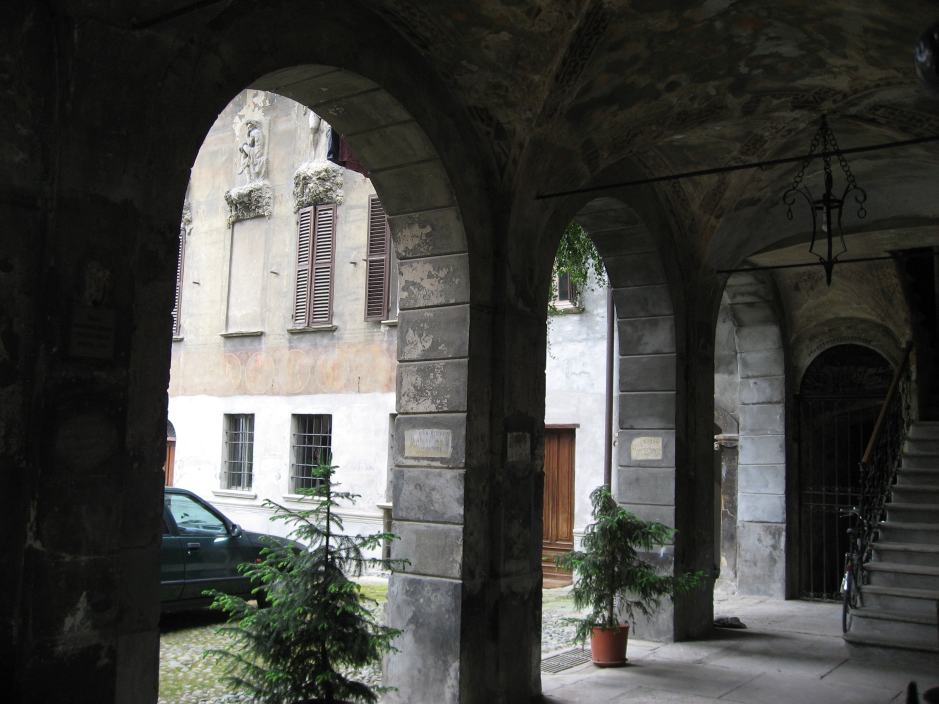
#> input picture data/AquaTermi_lowcontrast.JPG, 2816 x 2112 px (shown at 1/3 size); its folder holds only this picture in this run
$ python -i harris.py   (imports and definitions only)   (Python 2 division)
#> lines starting #> are read from the running program, lines starting #| are printed output that depends on the picture
# harris.py

from PIL import Image
from numpy import *
import matplotlib.pyplot as pyplot
from scipy.ndimage import filters
from scipy.ndimage import measurements,morphology
import imtools

def compute_harris_response(im,sigma=3):
	"""Compute Harris corner detector response"""

	# derivatives
	imx = zeros(im.shape)
	filters.gaussian_filter(im,(sigma,sigma),(0,1),imx)
	imy = zeros(im.shape)
	filters.gaussian_filter(im,(sigma,sigma),(1,0),imy)

	# components
	Wxx = filters.gaussian_filter(imx*imx,sigma)
	Wyy = filters.gaussian_filter(imy*imy,sigma)
	Wxy = filters.gaussian_filter(imx*imy,sigma)

	# determinant and trace; include small epsilon to avoid Wtr = 0
	Wdet = Wxx*Wyy - Wxy**2
	Wtr = Wxx + Wyy + 0.001

	if Wtr.min() == 0:
		print 'Divide by zero'

	return Wdet / Wtr # Should this be Wdet / (Wtr*Wtr) ?

# [105 lines left out: functions get_harris_points, plot_harris_points, get_descriptors, match, match_twosided, appendimages and 1 more, not called in this run]

>>> import cv2
>>> picture = cv2.imread('data/AquaTermi_lowcontrast.JPG', cv2.IMREAD_GRAYSCALE)
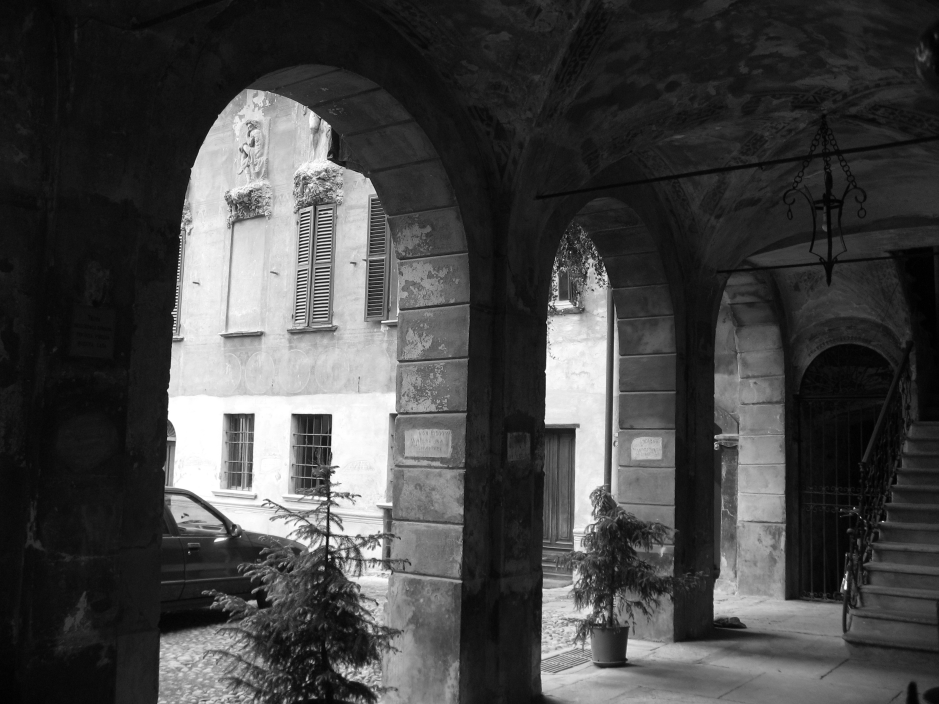
#> picture: shape (2112, 2816) (shown at 1/3 size); min 0, max 255, mean 69.5
>>> result = compute_harris_response(picture)
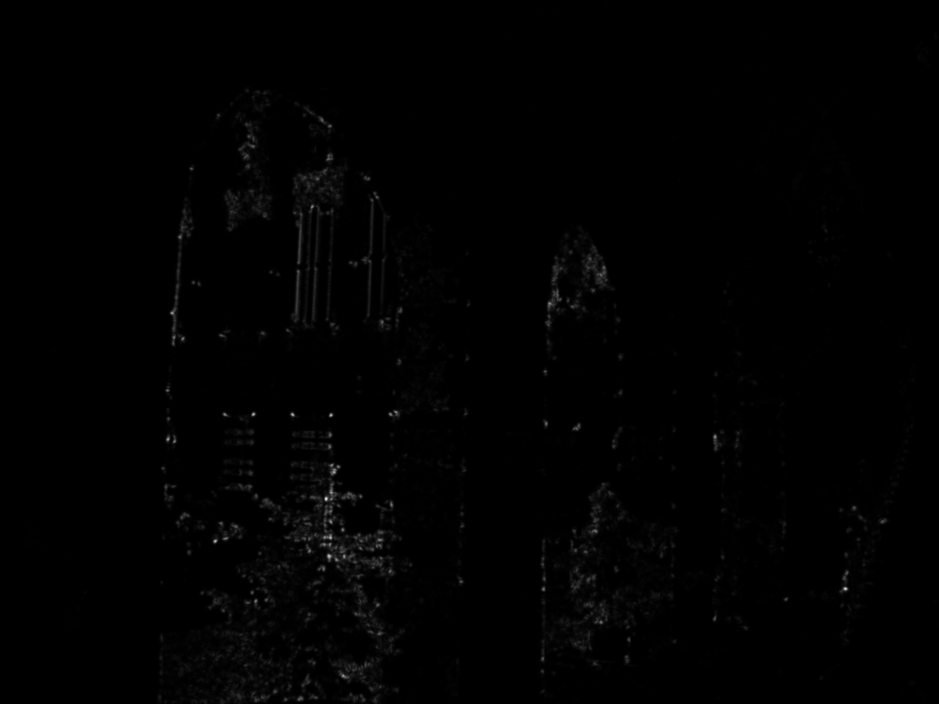
#> result: shape (2112, 2816) float64 (shown at 1/3 size); min 0, max 70.11, mean 0.5; drawn with min black and max white

$ run again, on data/Univ1.jpg
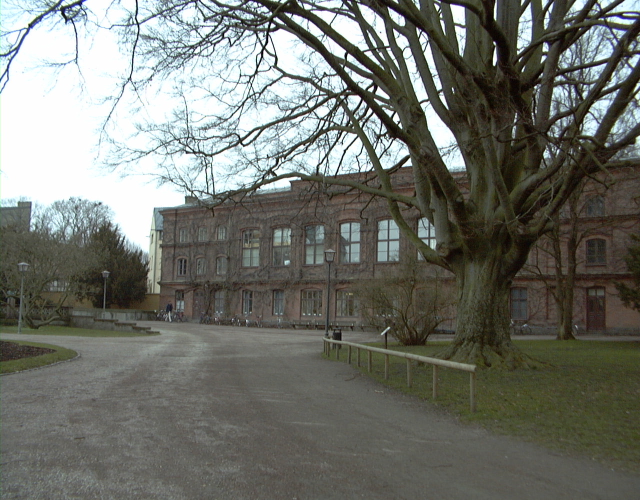
#> input picture data/Univ1.jpg, 1280 x 1000 px (shown at 1/2 size)
#> `picture = cv2.imread('data/AquaTermi_lowcontrast.JPG', cv2.IMREAD_GRAY..`:
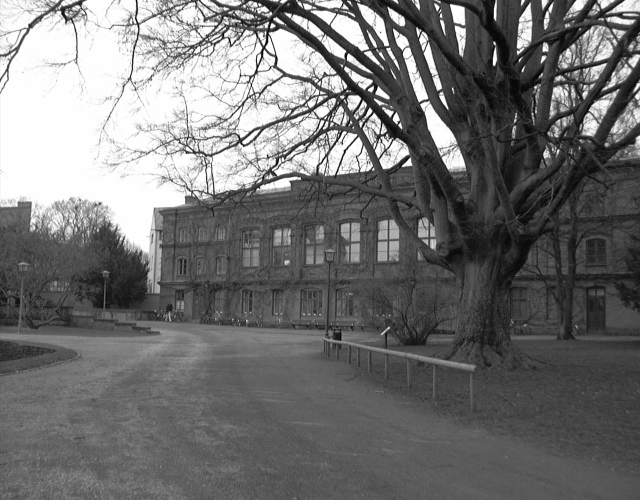
#> picture: shape (1000, 1280) (shown at 1/2 size); min 0, max 255, mean 113.2
#> `result = compute_harris_response(picture)`:
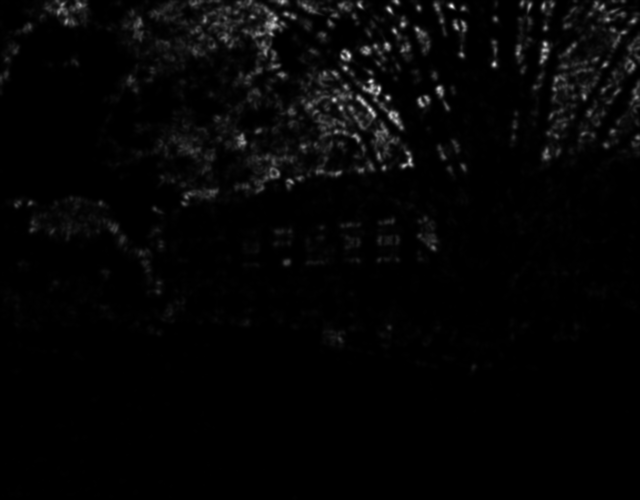
#> result: shape (1000, 1280) float64 (shown at 1/2 size); min -9.5e-63, max 86.04, mean 1.9; drawn with min black and max white

$ run again, on data/Univ2.jpg
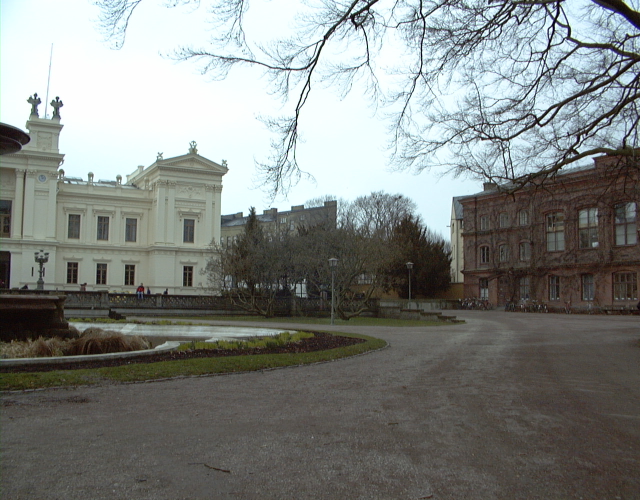
#> input picture data/Univ2.jpg, 1280 x 1000 px (shown at 1/2 size)
#> `picture = cv2.imread('data/AquaTermi_lowcontrast.JPG', cv2.IMREAD_GRAY..`:
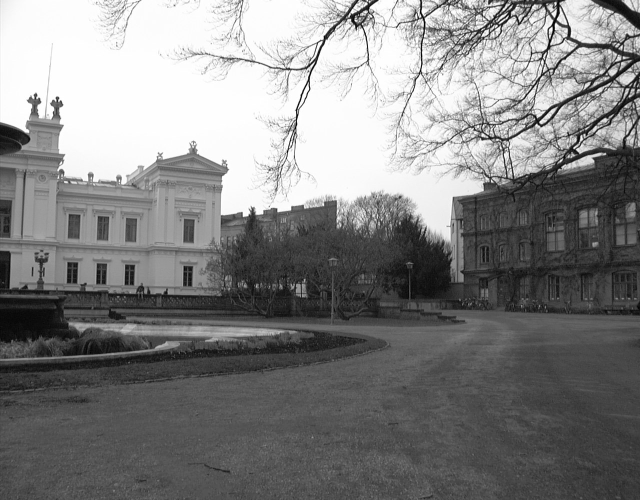
#> picture: shape (1000, 1280) (shown at 1/2 size); min 0, max 255, mean 130.1
#> `result = compute_harris_response(picture)`:
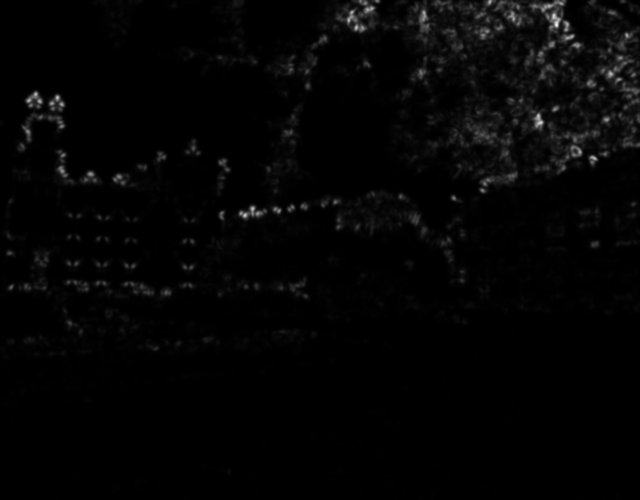
#> result: shape (1000, 1280) float64 (shown at 1/2 size); min -7.42e-65, max 58.57, mean 1.1; drawn with min black and max white

$ run again, on data/Univ3.jpg
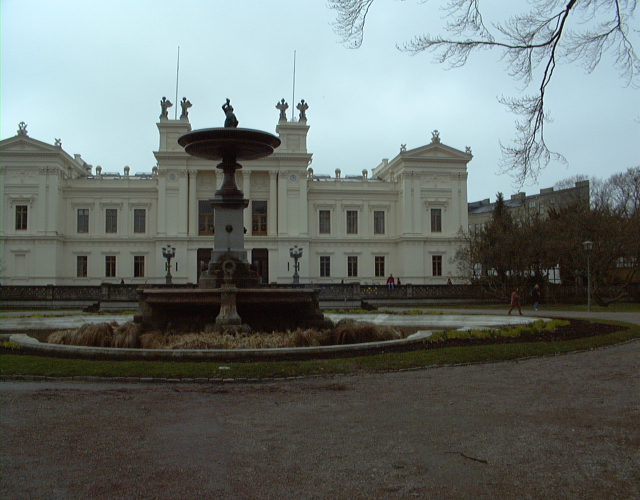
#> input picture data/Univ3.jpg, 1280 x 1000 px (shown at 1/2 size)
#> `picture = cv2.imread('data/AquaTermi_lowcontrast.JPG', cv2.IMREAD_GRAY..`:
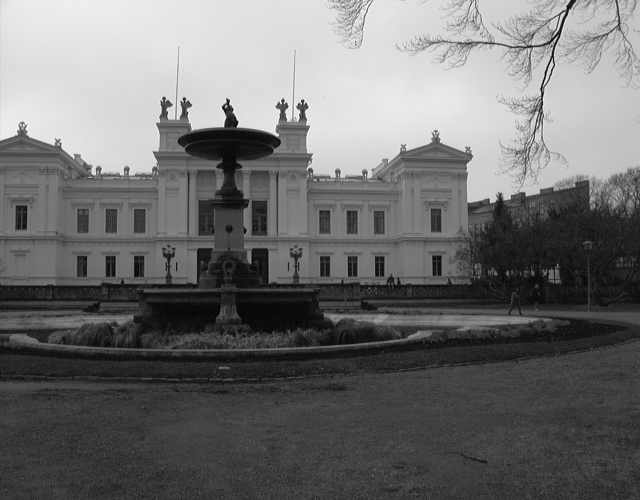
#> picture: shape (1000, 1280) (shown at 1/2 size); min 0, max 255, mean 110.8
#> `result = compute_harris_response(picture)`:
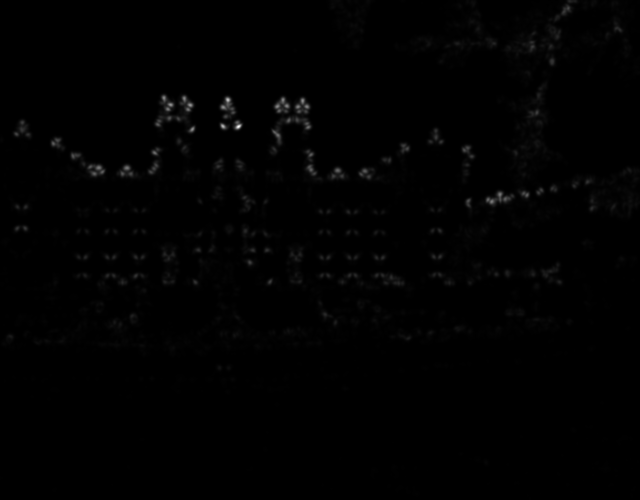
#> result: shape (1000, 1280) float64 (shown at 1/2 size); min 4.02e-05, max 66.35, mean 0.4; drawn with min black and max white
